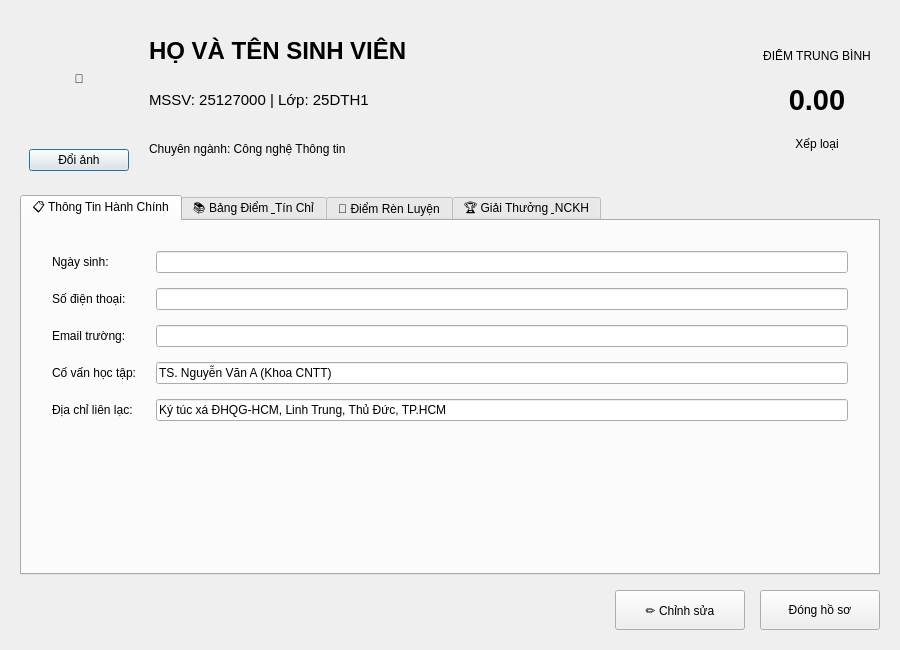
<?xml version="1.0" encoding="UTF-8"?>
<ui version="4.0">
 <class>StudentProfileDialog</class>
 <widget class="QDialog" name="StudentProfileDialog">
  <property name="geometry">
   <rect>
    <x>0</x>
    <y>0</y>
    <width>900</width>
    <height>650</height>
   </rect>
  </property>
  <property name="windowTitle">
   <string>Hồ Sơ Sinh Viên Chi Tiết 360°</string>
  </property>
  <layout class="QVBoxLayout" name="mainLayout">
   <property name="spacing"><number>15</number></property>
   <property name="leftMargin"><number>20</number></property>
   <property name="topMargin"><number>20</number></property>
   <property name="rightMargin"><number>20</number></property>
   <property name="bottomMargin"><number>20</number></property>
   <item>
    <widget class="QFrame" name="headerFrame">
     <property name="minimumSize"><size><width>0</width><height>140</height></size></property>
     <layout class="QHBoxLayout" name="headerLayout">
      <property name="spacing"><number>20</number></property>
      <item>
       <layout class="QVBoxLayout" name="avatarLayout">
        <property name="alignment"><set>Qt::AlignCenter</set></property>
        <item>
         <widget class="QLabel" name="lblAvatar">
          <property name="minimumSize"><size><width>100</width><height>100</height></size></property>
          <property name="maximumSize"><size><width>100</width><height>100</height></size></property>
          <property name="text"><string>👤</string></property>
          <property name="alignment"><set>Qt::AlignCenter</set></property>
         </widget>
        </item>
        <item>
         <widget class="QPushButton" name="btnChangeAvatar">
          <property name="text"><string>Đổi ảnh</string></property>
          <property name="cursor"><cursorShape>PointingHandCursor</cursorShape></property>
         </widget>
        </item>
       </layout>
      </item>
      <item>
       <layout class="QVBoxLayout" name="infoLayout">
        <property name="spacing"><number>5</number></property>
        <item>
         <widget class="QLabel" name="lblFullName">
          <property name="font"><font><pointsize>18</pointsize><weight>75</weight><bold>true</bold></font></property>
          <property name="text"><string>HỌ VÀ TÊN SINH VIÊN</string></property>
         </widget>
        </item>
        <item>
         <widget class="QLabel" name="lblStudentId">
          <property name="font"><font><pointsize>11</pointsize></font></property>
          <property name="text"><string>MSSV: 25127000 | Lớp: 25DTH1</string></property>
         </widget>
        </item>
        <item>
         <widget class="QLabel" name="lblMajorBadge">
          <property name="text"><string>Chuyên ngành: Công nghệ Thông tin</string></property>
         </widget>
        </item>
       </layout>
      </item>
      <item>
       <spacer name="horizontalSpacer"><property name="orientation"><enum>Qt::Horizontal</enum></property><property name="sizeHint" stdset="0"><size><width>40</width><height>20</height></size></property></spacer>
      </item>
      <item>
       <layout class="QVBoxLayout" name="gpaLayout">
        <property name="alignment"><set>Qt::AlignCenter</set></property>
        <item>
         <widget class="QLabel" name="lblGpaTitle"><property name="text"><string>ĐIỂM TRUNG BÌNH</string></property><property name="alignment"><set>Qt::AlignCenter</set></property></widget>
        </item>
        <item>
         <widget class="QLabel" name="lblGpaValue"><property name="font"><font><pointsize>22</pointsize><weight>75</weight><bold>true</bold></font></property><property name="text"><string>0.00</string></property><property name="alignment"><set>Qt::AlignCenter</set></property></widget>
        </item>
        <item>
         <widget class="QLabel" name="lblClassificationBadge"><property name="text"><string>Xếp loại</string></property><property name="alignment"><set>Qt::AlignCenter</set></property></widget>
        </item>
       </layout>
      </item>
     </layout>
    </widget>
   </item>
   <item>
    <widget class="QTabWidget" name="tabWidget">
     <property name="currentIndex"><number>0</number></property>
     <widget class="QWidget" name="tabAdmin">
      <attribute name="title"><string>📋 Thông Tin Hành Chính</string></attribute>
      <layout class="QFormLayout" name="formLayout">
       <property name="horizontalSpacing"><number>20</number></property>
       <property name="verticalSpacing"><number>15</number></property>
       <property name="leftMargin"><number>30</number></property>
       <property name="topMargin"><number>30</number></property>
       <property name="rightMargin"><number>30</number></property>
       <property name="bottomMargin"><number>30</number></property>
       <item row="0" column="0"><widget class="QLabel" name="label_1"><property name="text"><string>Ngày sinh:</string></property></widget></item>
       <item row="0" column="1"><widget class="QLineEdit" name="txtDob"><property name="readOnly"><bool>true</bool></property></widget></item>
       <item row="1" column="0"><widget class="QLabel" name="label_2"><property name="text"><string>Số điện thoại:</string></property></widget></item>
       <item row="1" column="1"><widget class="QLineEdit" name="txtPhone"><property name="readOnly"><bool>true</bool></property></widget></item>
       <item row="2" column="0"><widget class="QLabel" name="label_3"><property name="text"><string>Email trường:</string></property></widget></item>
       <item row="2" column="1"><widget class="QLineEdit" name="txtEmail"><property name="readOnly"><bool>true</bool></property></widget></item>
       <item row="3" column="0"><widget class="QLabel" name="label_4"><property name="text"><string>Cố vấn học tập:</string></property></widget></item>
       <item row="3" column="1"><widget class="QLineEdit" name="txtAdvisor"><property name="text"><string>TS. Nguyễn Văn A (Khoa CNTT)</string></property><property name="readOnly"><bool>true</bool></property></widget></item>
       <item row="4" column="0"><widget class="QLabel" name="label_5"><property name="text"><string>Địa chỉ liên lạc:</string></property></widget></item>
       <item row="4" column="1"><widget class="QLineEdit" name="txtAddress"><property name="text"><string>Ký túc xá ĐHQG-HCM, Linh Trung, Thủ Đức, TP.HCM</string></property><property name="readOnly"><bool>true</bool></property></widget></item>
      </layout>
     </widget>
     <widget class="QWidget" name="tabAcademic">
      <attribute name="title"><string>📚 Bảng Điểm &amp; Tín Chỉ</string></attribute>
      <layout class="QVBoxLayout" name="verticalLayout_2">
       <property name="spacing"><number>10</number></property>
       <property name="leftMargin"><number>15</number></property>
       <property name="topMargin"><number>15</number></property>
       <property name="rightMargin"><number>15</number></property>
       <property name="bottomMargin"><number>15</number></property>
       <item><widget class="QLabel" name="lblAccumulatedCredits"><property name="font"><font><weight>75</weight><bold>true</bold></font></property><property name="text"><string>• Tổng số tín chỉ tích lũy: 0 / 135 TC</string></property></widget></item>
       <item><widget class="QTableWidget" name="tblCourses"><property name="editTriggers"><set>QAbstractItemView::NoEditTriggers</set></property><property name="selectionBehavior"><enum>QAbstractItemView::SelectRows</enum></property></widget></item>
      </layout>
     </widget>
     <widget class="QWidget" name="tabTraining">
      <attribute name="title"><string>🎯 Điểm Rèn Luyện</string></attribute>
      <layout class="QVBoxLayout" name="verticalLayout_3">
       <property name="spacing"><number>10</number></property>
       <property name="leftMargin"><number>15</number></property>
       <property name="topMargin"><number>15</number></property>
       <property name="rightMargin"><number>15</number></property>
       <property name="bottomMargin"><number>15</number></property>
       <item><widget class="QTableWidget" name="tblTrainingPoints"><property name="editTriggers"><set>QAbstractItemView::NoEditTriggers</set></property><property name="selectionBehavior"><enum>QAbstractItemView::SelectRows</enum></property></widget></item>
      </layout>
     </widget>
     <widget class="QWidget" name="tabAchievements">
      <attribute name="title"><string>🏆 Giải Thưởng &amp; NCKH</string></attribute>
      <layout class="QVBoxLayout" name="verticalLayout_4">
       <property name="spacing"><number>10</number></property>
       <property name="leftMargin"><number>15</number></property>
       <property name="topMargin"><number>15</number></property>
       <property name="rightMargin"><number>15</number></property>
       <property name="bottomMargin"><number>15</number></property>
       <item>
        <layout class="QHBoxLayout" name="achievementBtnLayout">
         <item><spacer name="horizontalSpacer_2"><property name="orientation"><enum>Qt::Horizontal</enum></property><property name="sizeHint" stdset="0"><size><width>40</width><height>20</height></size></property></spacer></item>
         <item><widget class="QPushButton" name="btnAddAchievement"><property name="text"><string>+ Thêm giải thưởng / NCKH</string></property><property name="cursor"><cursorShape>PointingHandCursor</cursorShape></property></widget></item>
        </layout>
       </item>
       <item><widget class="QTableWidget" name="tblAchievements"><property name="editTriggers"><set>QAbstractItemView::NoEditTriggers</set></property><property name="selectionBehavior"><enum>QAbstractItemView::SelectRows</enum></property></widget></item>
      </layout>
     </widget>
    </widget>
   </item>
   <item>
    <layout class="QHBoxLayout" name="footerLayout">
     <item>
      <spacer name="horizontalSpacer_3"><property name="orientation"><enum>Qt::Horizontal</enum></property><property name="sizeHint" stdset="0"><size><width>40</width><height>20</height></size></property></spacer>
     </item>
     <item>
      <widget class="QPushButton" name="btnEditProfile">
       <property name="minimumSize"><size><width>130</width><height>40</height></size></property>
       <property name="text"><string>✏️ Chỉnh sửa</string></property>
       <property name="cursor"><cursorShape>PointingHandCursor</cursorShape></property>
      </widget>
     </item>
     <item>
      <widget class="QPushButton" name="btnCloseProfile">
       <property name="minimumSize"><size><width>120</width><height>40</height></size></property>
       <property name="text"><string>Đóng hồ sơ</string></property>
       <property name="cursor"><cursorShape>PointingHandCursor</cursorShape></property>
      </widget>
     </item>
    </layout>
   </item>
  </layout>
 </widget>
 <resources/>
 <connections/>
</ui>
